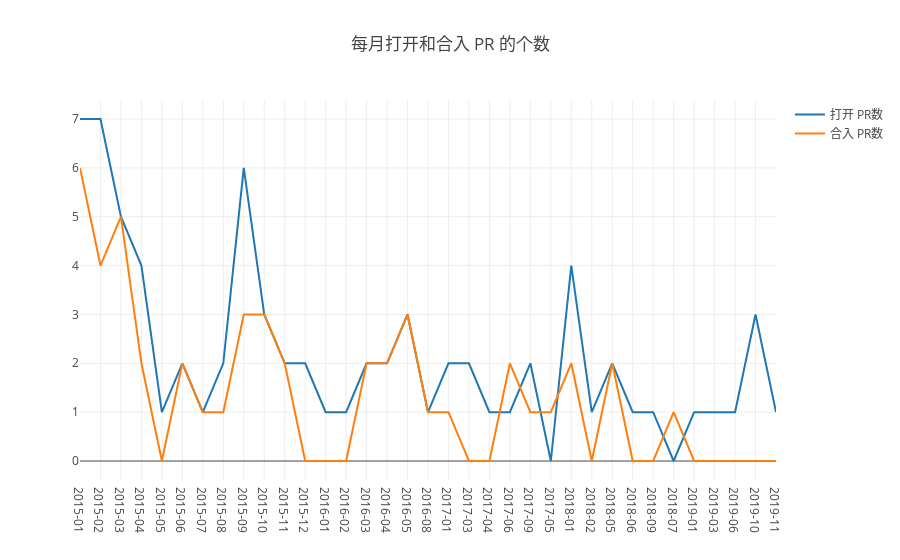

Notebook cell for this chart:
### Markdown cell above
## 3 每月打开 PR 和合入 PR 的个数

### Code cell
Promise.all(years.map(y => {
    var q = `
    select t1.time as time1, t2.time as time2, open_PR, merge_PR
    from 
        (select count(*) as open_PR,
        formatDateTime(created_at, '%Y-%m') as time
        from github_log.year${y} 
        where repo_id=${my_repo_id} and type = 'PullRequestEvent' and action in('opened','reopened')
        group by formatDateTime(created_at, '%Y-%m')
        order by formatDateTime(created_at, '%Y-%m')) t1
    
        FULL OUTER JOIN
    
        (select count(*) as merge_PR,
        formatDateTime(created_at, '%Y-%m') as time
        from github_log.year${y} 
        where repo_id=${my_repo_id} and type = 'PullRequestEvent' and action in('closed') and pull_merged=1
        group by formatDateTime(created_at, '%Y-%m')
        order by formatDateTime(created_at, '%Y-%m')) t2
    
        ON t1.time=t2.time
    `
    return openDigger.driver.clickhouse.query(q);
})).then(data => {
    // console.log(data)
    var open_PR = [], merge_PR=[], time = [], tt = [];
    data.forEach(d => {
        d.forEach(dd => {
            open_PR.push(parseInt(dd.open_PR));
            merge_PR.push(parseInt(dd.merge_PR));
            if (dd.time1!='') {
                time.push(dd.time1);
                tt.push({'时间':dd.time1, '打开 PR 数':parseInt(dd.open_PR), '合入 PR 数':parseInt(dd.merge_PR)});
            }
            else {
                time.push(dd.time2);
                tt.push({'时间':dd.time2, '打开 PR 数':parseInt(dd.open_PR), '合入 PR 数':parseInt(dd.merge_PR)});
            }
            
        });
    });
    openDigger.render.plotly([
        {x: time, y: open_PR, mode:'line', name:'打开 PR数'}, 
        {x: time, y: merge_PR, mode:'line', name:'合入 PR数'}
    ], {
        title: '每月打开和合入 PR 的个数',
        xaxis: {type: 'category'}
    });
    console.table(tt);
});

### Figure 1 — Plotly figure (JSON) as saved in the notebook; plotly's stock layout.template omitted (floating-point values rounded to 4 significant figures)
{"data": [{"mode": "line", "name": "打开 PR数", "x": ["2015-01", "2015-02", "2015-03", "2015-04", "2015-05", "2015-06", "2015-07", "2015-08", "2015-09", "2015-10", "2015-11", "2015-12", "2016-01", "2016-02", "2016-03", "2016-04", "2016-05", "2016-08", "2017-01", "2017-03", "2017-04", "2017-06", "2017-09", "2017-05", "2018-01", "2018-02", "2018-05", "2018-06", "2018-09", "2018-07", "2019-01", "2019-03", "2019-06", "2019-10", "2019-11"], "y": [7, 7, 5, 4, 1, 2, 1, 2, 6, 3, 2, 2, 1, 1, 2, 2, 3, 1, 2, 2, 1, 1, 2, 0, 4, 1, 2, 1, 1, 0, 1, 1, 1, 3, 1]}, {"mode": "line", "name": "合入 PR数", "x": ["2015-01", "2015-02", "2015-03", "2015-04", "2015-05", "2015-06", "2015-07", "2015-08", "2015-09", "2015-10", "2015-11", "2015-12", "2016-01", "2016-02", "2016-03", "2016-04", "2016-05", "2016-08", "2017-01", "2017-03", "2017-04", "2017-06", "2017-09", "2017-05", "2018-01", "2018-02", "2018-05", "2018-06", "2018-09", "2018-07", "2019-01", "2019-03", "2019-06", "2019-10", "2019-11"], "y": [6, 4, 5, 2, 0, 2, 1, 1, 3, 3, 2, 0, 0, 0, 2, 2, 3, 1, 1, 0, 0, 2, 1, 1, 2, 0, 2, 0, 0, 1, 0, 0, 0, 0, 0]}], "layout": {"autosize": true, "title": {"text": "每月打开和合入 PR 的个数"}, "xaxis": {"autorange": true, "range": [0, 34], "type": "category"}, "yaxis": {"autorange": true, "range": [-0.3889, 7.389], "type": "linear"}}}
